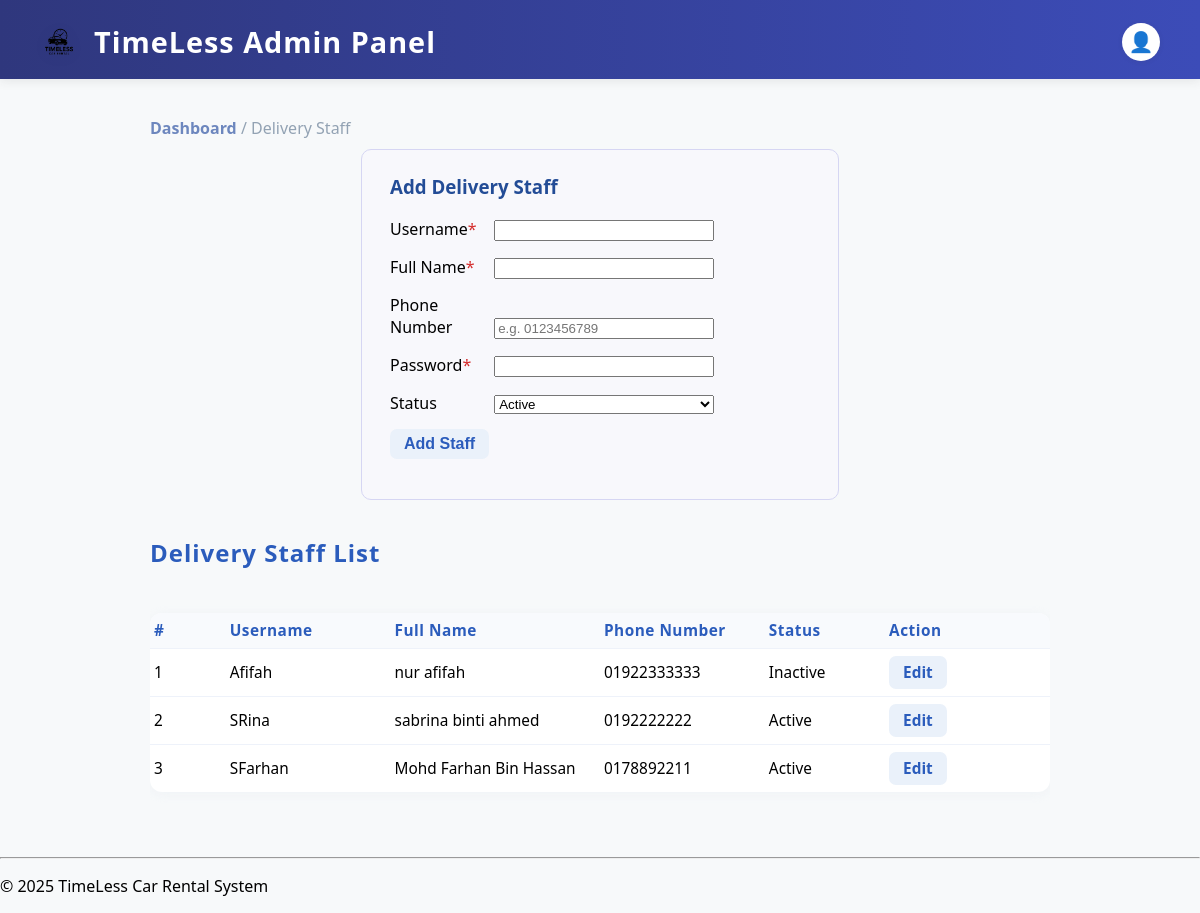
The page /admin/delivery_staff.php (signed in) on the database its author committed.
### tables this page shows
CREATE TABLE `delivery_staff` (
  `staff_id` int(11) NOT NULL,
  `username` varchar(50) DEFAULT NULL,
  `full_name` varchar(100) DEFAULT NULL,
  `phone_number` varchar(20) DEFAULT NULL,
  `password` varchar(255) DEFAULT NULL,
  `status` enum('active','inactive') DEFAULT 'active'
);

### admin/delivery_staff.php (the view, shortened to what this page needs)
<?php
include '../connect.php';
include 'admin_header.php';
?>
<div style="max-width:900px;margin:38px auto 25px auto;">
    <div class="breadcrumb">
        <a href="admin_dashboard.php">Dashboard</a> / Delivery Staff
    </div>
    <div class="staff-form">
        <h3>Add Delivery Staff</h3>
        <form method="post" autocomplete="off">
            <div class="form-row">
                <label class="form-label" for="username">Username<span style="color:#d42d2d;">*</span></label>
                <input class="form-input" type="text" name="username" id="username" required maxlength="50">
            </div>
            <div class="form-row">
                <label class="form-label" for="full_name">Full Name<span style="color:#d42d2d;">*</span></label>
                <input class="form-input" type="text" name="full_name" id="full_name" required maxlength="100">
            </div>
            <div class="form-row">
                <label class="form-label" for="phone_number">Phone Number</label>
                <input class="form-input" type="text" name="phone_number" id="phone_number"
                    maxlength="11" minlength="10"
                    pattern="^01[0-46-9][0-9]{7,8}$"
                    placeholder="e.g. 0123456789"
                    title="Enter a valid Malaysian mobile number (10 or 11 digits, starts with 01)">
            </div>
            <div class="form-row">
                <label class="form-label" for="password">Password<span style="color:#d42d2d;">*</span></label>
                <input class="form-input" type="password" name="password" id="password" required minlength="6">
            </div>
            <div class="form-row">
                <label class="form-label" for="status">Status</label>
                <select class="form-input" name="status" id="status">
                    <option value="active" selected>Active</option>
                </select>
            </div>
            <div class="form-row">
                <button type="submit" name="add_staff" class="edit-btn">Add Staff</button>
            </div>
        </form>
    </div>
    <h2 style="color:#2b5cbc;font-weight:800;letter-spacing:1px;">Delivery Staff List</h2>
    <div style="overflow-x:auto;">
    <table class="staff-table">
        <thead>
            <tr>
                <th style="width:60px;">#</th>
                <th style="width:140px;">Username</th>
                <th style="width:180px;">Full Name</th>
                <th style="width:140px;">Phone Number</th>
                <th style="width:100px;">Status</th>
                <th style="width:140px;">Action</th>
            </tr>
        </thead>
        <tbody>
        <?php
        $stafflist_res = $conn->query("SELECT * FROM delivery_staff ORDER BY staff_id DESC");
        $i = 1;
        while ($staff = $stafflist_res->fetch_assoc()): ?>
            <tr>
                <td><?= $i++ ?></td>
                <td><?= htmlspecialchars($staff['username']) ?></td>
                <td><?= htmlspecialchars($staff['full_name']) ?></td>
                <td><?= htmlspecialchars($staff['phone_number']) ?></td>
                <td><?= htmlspecialchars(ucfirst($staff['status'])) ?></td>
                <td style="display:flex;gap:7px;">
                    <a class="edit-btn" href="edit_delivery_staff.php?id=<?= $staff['staff_id'] ?>">Edit</a>
                </td>
            </tr>
        <?php endwhile; ?>
        </tbody>
    </table>
    </div>
</div>
<?php include '../includes/footer.php'; ?>

### admin/admin_header.php (shortened to what this page needs)
<link rel="stylesheet" href="/assets/css/style.css">
<header class="header-bar">
  <div class="header-title-logo">
    <img src="/assets/images/TimeLess_logo.png" alt="Logo" />
    <span class="site-title">TimeLess Admin Panel</span>
  </div>
  <div class="header-icons">
    <div class="profile-dropdown">
      <button class="profile-btn" title="Admin Profile">
        <span>👤</span>
      </button>
    </div>
  </div>
</header>

### includes/footer.php
<hr>
<footer>
    <p>&copy; 2025 TimeLess Car Rental System</p>
</footer>
</body>
</html>

### admin/admin_header.php (style rules this page uses)
.header-bar { background: linear-gradient(90deg, #2f377d 0%, #3c4cb8 100%); color: #fff; padding: 22px 0 18px 0; box-shadow: 0 2px 10px rgba(60,60,60,0.10); display: flex; justify-content: space-between; align-items: center; }
.header-title-logo { display: flex; align-items: center; gap: 16px; margin-left: 40px; }
.header-title-logo img { height: 38px; width: auto; display: inline-block; vertical-align: middle; filter: drop-shadow(0 2px 8px rgba(0,0,0,0.07)); }
.header-bar .site-title { font-size: 1.8em; font-weight: 700; letter-spacing: 1px; margin: 0; vertical-align: middle; display: inline-block; }
.header-icons { display: flex; align-items: center; gap: 20px; margin-right: 40px; }
.profile-dropdown { position: relative; display: inline-block; }
.profile-btn { background: #fff; color: #2f377d; border-radius: 50%; width: 38px; height: 38px; display: flex; align-items: center; justify-content: center; font-weight: bold; font-size: 1.25em; border: none; cursor: pointer; box-shadow: 0 1px 5px rgba(60,60,60,0.10); transition: background 0.18s, color 0.18s; }

### admin/delivery_staff.php (style rules this page uses)
.staff-table { table-layout: fixed;width: 100%;border-collapse: collapse;margin:24px 0 40px 0;background: #fff;box-shadow: 0 2px 12px #e0e7ef55;border-radius: 12px;overflow: hidden; }
.staff-table th, .staff-table td { padding:12px 13px;border-bottom:1px solid #eef2fa;text-align:left;vertical-align:middle;white-space:nowrap;overflow:hidden;text-overflow:ellipsis; }
.staff-table th { background:#f8fafd;font-weight:700;color:#2b5cbc;letter-spacing:0.5px; }
.staff-table tr:last-child td { border-bottom: none; }
.edit-btn, .delete-btn { background: #eaf1fa;color: #2b5cbc;padding: 6px 14px;border-radius: 7px;text-decoration: none;font-size: 1em;font-weight: 600;transition: background 0.13s, color 0.13s;border: none;cursor: pointer; }
.staff-form { border:1.5px solid #d6d6f3;background:#f8f8fc;border-radius:10px;max-width:420px;margin:0 auto 36px auto;padding:24px 28px; }
.staff-form h3 { margin-top:0;color:#234c96; }
.form-row { margin-bottom:15px; }
.form-label { display:inline-block;width:100px; }
.form-input { width:220px; }
@media (max-width:1200px) { .staff-table th,.staff-table td { font-size:0.96em;padding:7px 4px; } }
.breadcrumb { font-size:1em;color:#92a2b3;margin-bottom:10px; }
.breadcrumb a { color:#6d87be;text-decoration: none;font-weight: 600; }

### rows shown on the page
delivery_staff: username "Afifah", full_name "nur afifah", phone_number "01922333333", status "Inactive"
delivery_staff: username "SRina", full_name "sabrina binti ahmed", phone_number "0192222222", status "Active"
delivery_staff: username "SFarhan", full_name "Mohd Farhan Bin Hassan", phone_number "0178892211", status "Active"
